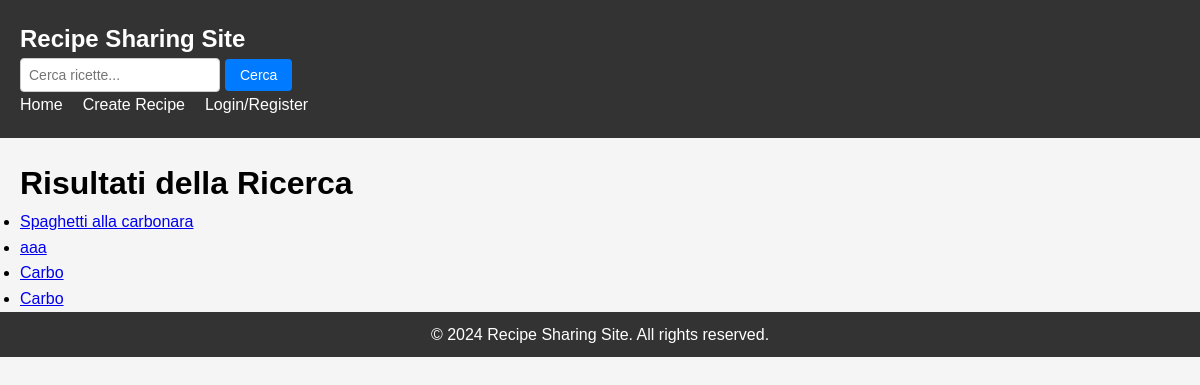
Page /recipes/search/ on the earlier database version.
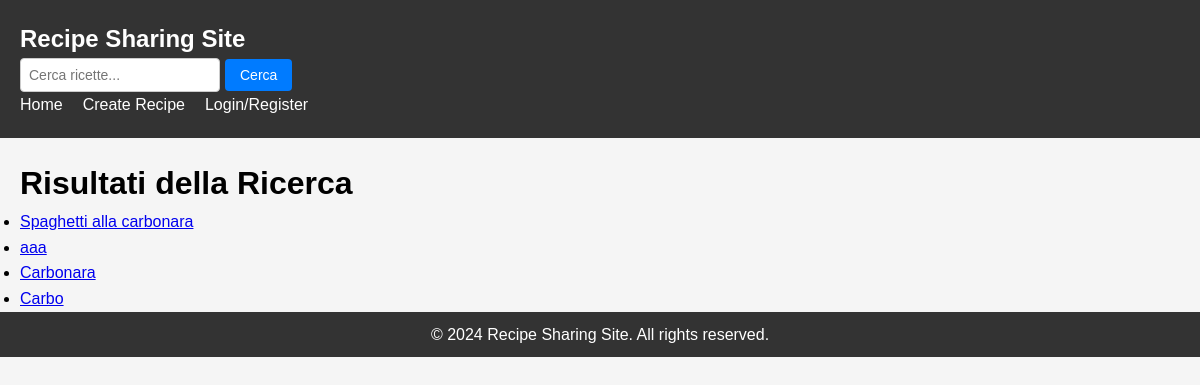
Same page on the later database version.
### recipes/models.py (models this page shows, shortened)
class Recipe(models.Model):
    title = models.CharField(max_length=200)
    description = models.TextField()
    ingredients = models.TextField()
    instructions = models.TextField()
    prep_time = models.IntegerField()
    cook_time = models.IntegerField()
    author = models.ForeignKey(User, on_delete=models.CASCADE,related_name='recipes')
    created_at = models.DateTimeField(auto_now_add=True)
    updated_at = models.DateTimeField(auto_now=True)
    likes = models.ManyToManyField(User, related_name='liked_recipes', blank=True)

### recipes/views.py (the view)
# urls.py: path('search/', views.search_recipes, name='search_recipes'),
def search_recipes(request):
    query = request.GET.get('query')
    recipes = Recipe.objects.all()
    if query:
        recipes = recipes.filter(title__icontains=query)
    return render(request, 'recipes/search_results.html', {'recipes': recipes, 'query': query})

### recipes/templates/recipes/search_results.html
{% extends 'base_generic.html' %}
{% load static %}
{% block content %}
    <h1>Risultati della Ricerca</h1>
    {% if recipes %}
        <ul class="list_results">
            {% for recipe in recipes %}
                <li><a href="{% url 'recipe_detail' pk=recipe.pk %}" >{{ recipe.title }}</a></li>
            {% endfor %}
        </ul>
    {% else %}
        <p>Nessuna ricetta trovata.</p>
    {% endif %}
{% endblock %}

Differences in the rows shown:
changed Recipe: title "Carbo" → "Carbonara"
